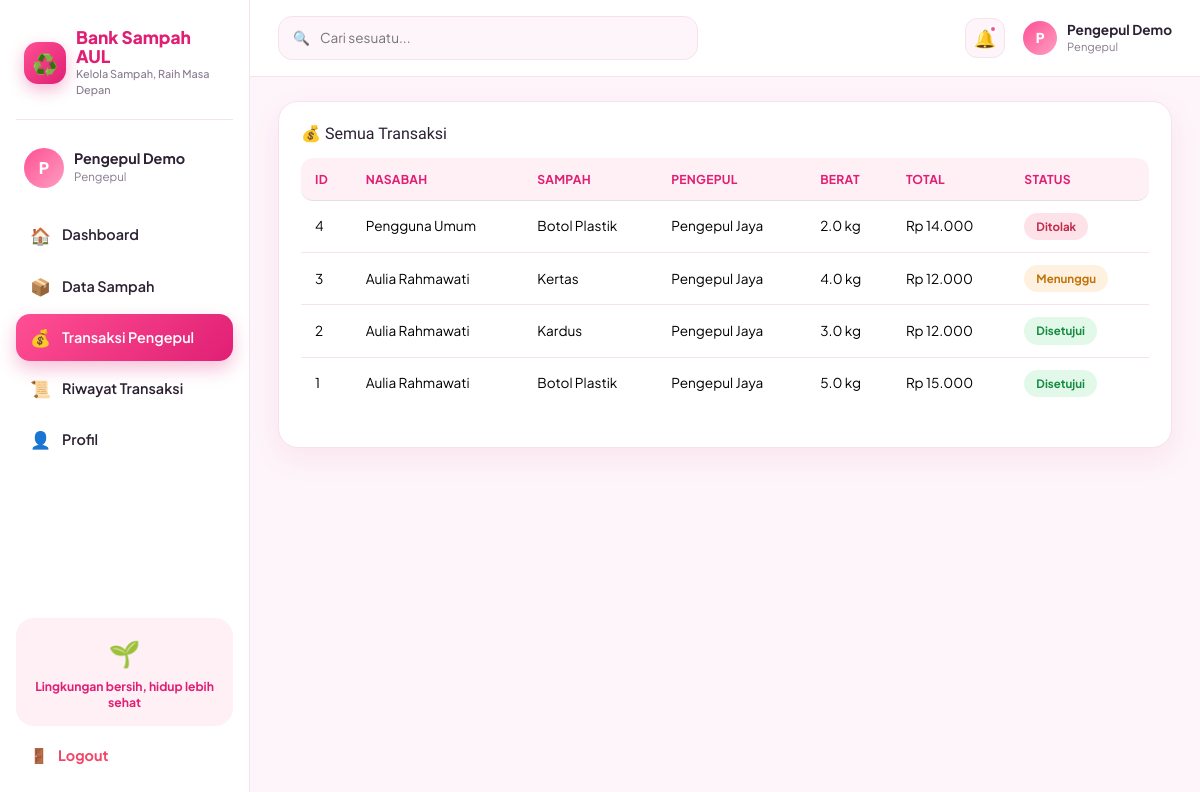
/pengepul/transaksi.php (signed in), run on the app's committed database.
### tables this page shows
CREATE TABLE transaksi (
    id_transaksi INT AUTO_INCREMENT PRIMARY KEY,
    id_user INT NOT NULL,
    id_sampah INT NOT NULL,
    id_pengepul INT NULL,
    tipe ENUM('setor','jual','tarik') NOT NULL DEFAULT 'setor',
    berat_kg DECIMAL(10,2) NOT NULL DEFAULT 0,
    total_rp DECIMAL(12,2) NOT NULL DEFAULT 0,
    status ENUM('menunggu','disetujui','ditolak') NOT NULL DEFAULT 'menunggu',
    tanggal DATE NOT NULL,
    CONSTRAINT fk_transaksi_user FOREIGN KEY (id_user) REFERENCES user(id_user) ON UPDATE CASCADE ON DELETE RESTRICT,
    CONSTRAINT fk_transaksi_sampah FOREIGN KEY (id_sampah) REFERENCES sampah(id_sampah) ON UPDATE CASCADE ON DELETE RESTRICT,
    CONSTRAINT fk_transaksi_pengepul FOREIGN KEY (id_pengepul) REFERENCES pengepul(id_pengepul) ON UPDATE CASCADE ON DELETE SET NULL
);

CREATE TABLE user (
    id_user INT AUTO_INCREMENT PRIMARY KEY,
    nama VARCHAR(100) NOT NULL,
    username VARCHAR(50) NOT NULL UNIQUE,
    password VARCHAR(255) NOT NULL,
    role ENUM('admin','nasabah','user','pengepul') NOT NULL DEFAULT 'user',
    saldo DECIMAL(12,2) NOT NULL DEFAULT 0
);

CREATE TABLE sampah (
    id_sampah INT AUTO_INCREMENT PRIMARY KEY,
    jenis_sampah VARCHAR(100) NOT NULL,
    harga_per_kg DECIMAL(12,2) NOT NULL DEFAULT 0,
    stok_kg DECIMAL(10,2) NOT NULL DEFAULT 0
);

CREATE TABLE pengepul (
    id_pengepul INT AUTO_INCREMENT PRIMARY KEY,
    nama_pengepul VARCHAR(100) NOT NULL,
    username VARCHAR(50) NOT NULL UNIQUE,
    password VARCHAR(255) NOT NULL,
    alamat TEXT,
    no_hp VARCHAR(20),
    created_at TIMESTAMP DEFAULT CURRENT_TIMESTAMP
);

### auth.php (called while the page is built, shortened)
<?php
function rupiah($angka) {
    return "Rp " . number_format((float)$angka, 0, ',', '.');
}
?>

### pengepul/transaksi.php (the view, shortened to what this page needs)
<?php
require "../auth.php"; wajib_role("pengepul"); require "../config.php";
$data = mysqli_query($koneksi, "SELECT t.*,u.nama AS nama_user,s.jenis_sampah,p.nama_pengepul
    FROM transaksi t JOIN user u ON t.id_user=u.id_user JOIN sampah s ON t.id_sampah=s.id_sampah
    LEFT JOIN pengepul p ON t.id_pengepul=p.id_pengepul ORDER BY t.id_transaksi DESC");
require "../includes/header.php";
?>
<div class="card-soft">
  <div class="card-title"><h3>💰 Semua Transaksi</h3></div>
  <div class="table-responsive">
    <table class="table">
      <thead><tr><th>ID</th><th>Nasabah</th><th>Sampah</th><th>Pengepul</th><th>Berat</th><th>Total</th><th>Status</th></tr></thead>
      <tbody>
      <?php if (mysqli_num_rows($data) === 0): ?>
        <tr><td colspan="7" class="empty">Belum ada transaksi.</td></tr>
      <?php else: while ($r = mysqli_fetch_assoc($data)): ?>
        <tr>
          <td><?= $r['id_transaksi'] ?></td>
          <td><?= htmlspecialchars($r['nama_user']) ?></td>
          <td><?= htmlspecialchars($r['jenis_sampah']) ?></td>
          <td><?= htmlspecialchars($r['nama_pengepul'] ?? '-') ?></td>
          <td><?= number_format((float)$r['berat_kg'],1) ?> kg</td>
          <td><?= rupiah($r['total_rp']) ?></td>
          <td><span class="status-pill status-<?= $r['status'] ?>"><?= ucfirst($r['status']) ?></span></td>
        </tr>
      <?php endwhile; endif; ?>
      </tbody>
    </table>
  </div>
</div>
<?php require "../includes/footer.php"; ?>

### assets/css/style.css (style rules this page uses)
:root { --pink:#ff4f93; --pink-dark:#e01f74; --pink-light:#ffe3ef; --pink-soft:#fff0f6; --purple:#8b5cf6; --purple-light:#efe6ff; --blue:#2f8fff; --blue-light:#e4f0ff; --orange:#ff9f43; --orange-light:#fff1df; --teal:#12b3a8; --teal-light:#dcf7f4; --green:#22c55e; --green-light:#e2f9e9; --red:#f14668; --red-light:#fde3e9; --ink:#2c2033; --ink-soft:#8a7a8f; --bg:#fdf5f9; --card:#ffffff; --border:#f6e2ec; --radius:20px; --shadow:0 10px 30px rgba(224,31,116,.08); }
* { box-sizing:border-box }
html,body { height:100% }
body { margin:0; font-family:'Plus Jakarta Sans',sans-serif; background:var(--bg); color:var(--ink); -webkit-font-smoothing:antialiased; }
h1,h2,h3,h4,h5,.brand { font-family:'Baloo 2',cursive }
.card-soft { background:var(--card);border-radius:var(--radius);padding:22px;box-shadow:var(--shadow);border:1px solid var(--border) }
.card-title { display:flex;align-items:center;justify-content:between;gap:10px;margin-bottom:14px }
.card-title h3 { font-size:1rem;margin:0;color:var(--ink) }
.table { width:100%;border-collapse:separate;border-spacing:0;font-size:.85rem }
.table thead th { background:var(--pink-soft);color:var(--pink-dark);text-align:left;padding:12px 14px;font-weight:700;font-size:.76rem;text-transform:uppercase;letter-spacing:.02em }
.table thead th:first-child { border-radius:12px 0 0 12px }
.table thead th:last-child { border-radius:0 12px 12px 0 }
.table tbody td { padding:12px 14px;border-bottom:1px solid var(--border);vertical-align:middle }
.table tbody tr:last-child td { border-bottom:0 }
.status-pill { padding:5px 12px;border-radius:20px;font-size:.72rem;font-weight:700;display:inline-block }
.status-disetujui,.status-selesai { background:var(--green-light);color:#158a41 }
.status-menunggu { background:var(--orange-light);color:#c1730a }
.status-ditolak { background:var(--red-light);color:#c22a49 }
.table-responsive { overflow-x:auto }

### data on the page
transaksi: id_transaksi "4", id_user.nama "Pengguna Umum", id_sampah.jenis_sampah "Botol Plastik", id_pengepul.nama_pengepul "Pengepul Jaya", berat_kg "2.0", total_rp "Rp 14.000", status "Ditolak"
transaksi: id_transaksi "3", id_user.nama "Aulia Rahmawati", id_sampah.jenis_sampah "Kertas", id_pengepul.nama_pengepul "Pengepul Jaya", berat_kg "4.0", total_rp "Rp 12.000", status "Menunggu"
transaksi: id_transaksi "2", id_user.nama "Aulia Rahmawati", id_sampah.jenis_sampah "Kardus", id_pengepul.nama_pengepul "Pengepul Jaya", berat_kg "3.0", total_rp "Rp 12.000", status "Disetujui"
transaksi: id_transaksi "1", id_user.nama "Aulia Rahmawati", id_sampah.jenis_sampah "Botol Plastik", id_pengepul.nama_pengepul "Pengepul Jaya", berat_kg "5.0", total_rp "Rp 15.000", status "Disetujui"

### other printed values
$inisial "P"
$nama "Pengepul Demo"
$roleLabel "Pengepul"
$m['icon'] "🏠"
$m['label'] "Dashboard"
$m['icon'] "📦"
$m['label'] "Data Sampah"
$m['icon'] "💰"
$m['label'] "Transaksi Pengepul"
$m['icon'] "📜"
$m['label'] "Riwayat Transaksi"
$m['icon'] "👤"
$m['label'] "Profil"
